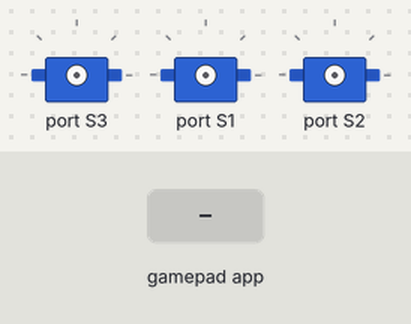
Bench run of a program on a simulated BBC micro:bit (MakeCode). On the bench: 3 × servo. Inputs (shaded band) come from the test bench.

Above: at 1.2 s.
1.3 s: gamepad app sends C_DOWN
2.8 s: gamepad app sends D_DOWN
At 3.7 s:
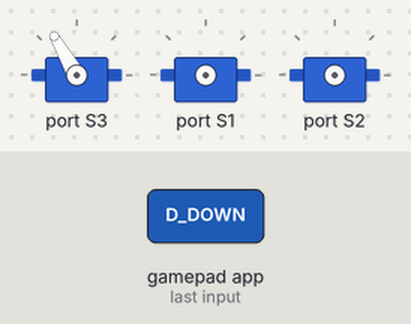
4.3 s: gamepad app sends 1_DOWN
5.8 s: gamepad app sends 2_DOWN
At 7.0 s:
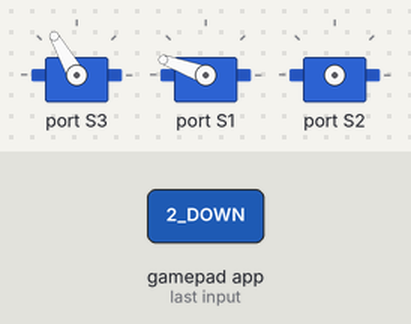
7.3 s: gamepad app sends 3_DOWN
8.8 s: gamepad app sends 4_DOWN
At 9.4 s:
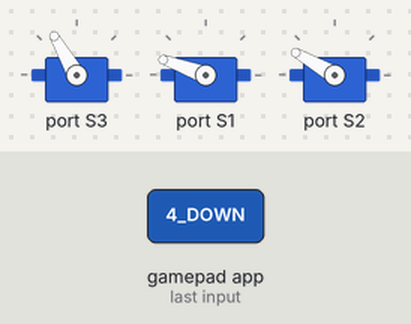
Timing chart, 0 to 11.3 s (numbered marks = the images above; inputs shaded):
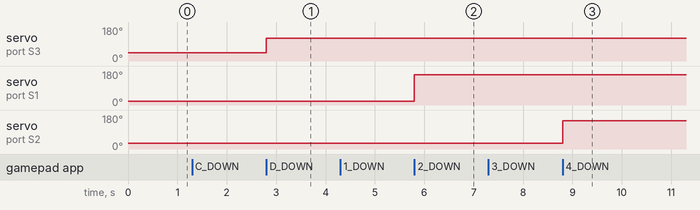

Measured:
- after the input at 2.8 s, servo on port S3: 45° → 120° at once
- after the input at 5.8 s, servo on port S1: 20° → 160° at once
- after the input at 8.8 s, servo on port S2: 30° → 150° at once

The program:

main.ts
```typescript
control.onEvent(EventBusSource.MES_DPAD_CONTROLLER_ID, EventBusValue.MES_DPAD_BUTTON_4_DOWN, function () {
    // rechts
    wuKong.setServoAngle(wuKong.ServoTypeList._180, wuKong.ServoList.S2, 150)
})
// ─── GRIJPER  OPEN / DICHT ───────────────────────────────────────────
control.onEvent(EventBusSource.MES_DPAD_CONTROLLER_ID, EventBusValue.MES_DPAD_BUTTON_C_DOWN, function () {
    // dicht
    wuKong.setServoAngle(wuKong.ServoTypeList._180, wuKong.ServoList.S3, 45)
})
control.onEvent(EventBusSource.MES_DPAD_CONTROLLER_ID, EventBusValue.MES_DPAD_BUTTON_D_DOWN, function () {
    // open
    wuKong.setServoAngle(wuKong.ServoTypeList._180, wuKong.ServoList.S3, 120)
})
// ─── BASIS  LINKS / RECHTS ───────────────────────────────────────────
control.onEvent(EventBusSource.MES_DPAD_CONTROLLER_ID, EventBusValue.MES_DPAD_BUTTON_3_DOWN, function () {
    // links
    wuKong.setServoAngle(wuKong.ServoTypeList._180, wuKong.ServoList.S2, 30)
})
control.onEvent(EventBusSource.MES_DPAD_CONTROLLER_ID, EventBusValue.MES_DPAD_BUTTON_2_DOWN, function () {
    // arm omlaag
    wuKong.setServoAngle(wuKong.ServoTypeList._180, wuKong.ServoList.S1, 160)
})
// ─── ARM  OP / NEER ───────────────────────────────────────────────────
control.onEvent(EventBusSource.MES_DPAD_CONTROLLER_ID, EventBusValue.MES_DPAD_BUTTON_1_DOWN, function () {
    // arm omhoog
    wuKong.setServoAngle(wuKong.ServoTypeList._180, wuKong.ServoList.S1, 20)
})
```

test.ts
```typescript
// tests gaan hier; deze zal niet worden gecompileerd wanneer dit pakket wordt gebruikt als extensie.
```
